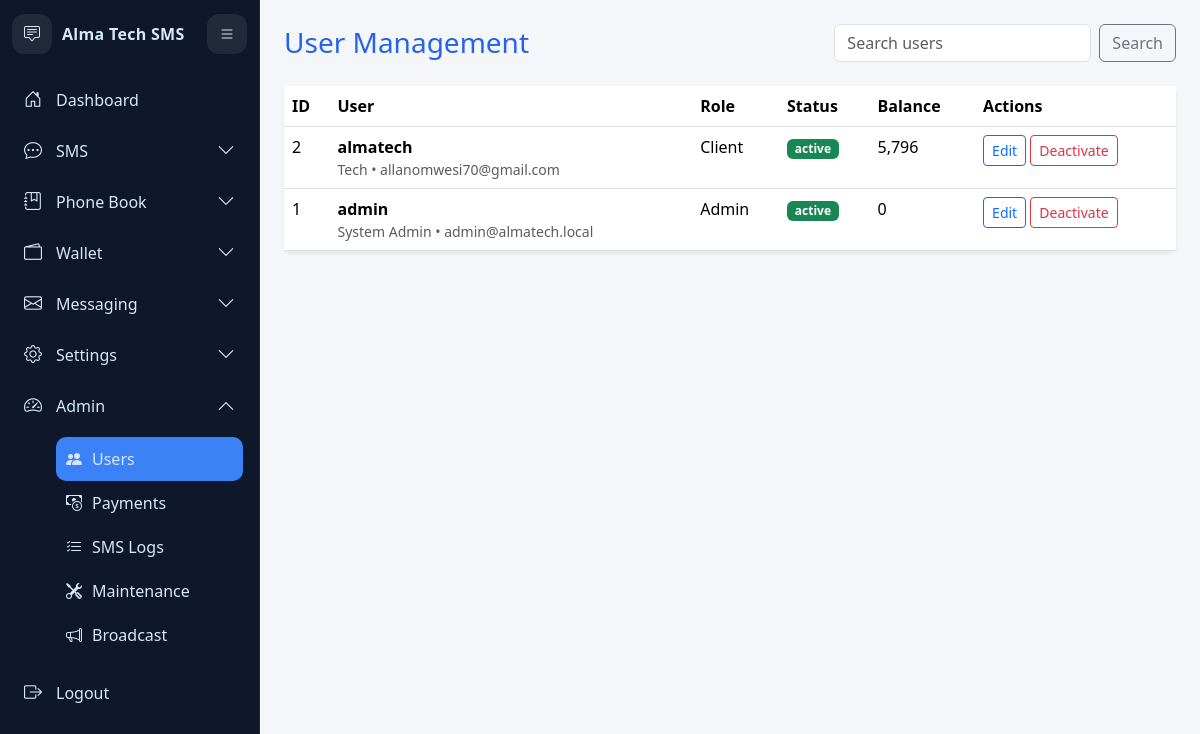
Page /modules/admin/users/index.php (signed in) on the committed database.
### tables this page shows
CREATE TABLE `users` (
  `id` bigint(20) UNSIGNED NOT NULL,
  `username` varchar(60) NOT NULL,
  `password_hash` varchar(255) NOT NULL,
  `role_id` bigint(20) UNSIGNED DEFAULT NULL,
  `status` enum('active','inactive','suspended') NOT NULL DEFAULT 'active',
  `disabled_reason` varchar(255) DEFAULT NULL,
  `disabled_at` datetime DEFAULT NULL,
  `full_name` varchar(120) DEFAULT NULL,
  `business_name` varchar(120) DEFAULT NULL,
  `business_logo` varchar(255) DEFAULT NULL,
  `phone` varchar(30) DEFAULT NULL,
  `email` varchar(120) DEFAULT NULL,
  `address` varchar(160) DEFAULT NULL,
  `theme` varchar(50) NOT NULL DEFAULT 'theme_blue',
  `sms_balance` int(11) NOT NULL DEFAULT 0,
  `created_at` timestamp NOT NULL DEFAULT current_timestamp(),
  `updated_at` timestamp NULL DEFAULT NULL ON UPDATE current_timestamp(),
  `last_login_at` datetime DEFAULT NULL,
  `last_login_ip` varchar(45) DEFAULT NULL
);

### includes/helpers.php (called while the page is built, shortened)
<?php
if (!function_exists('e')) {
    function e(?string $value): string
    {
        return htmlspecialchars((string)$value, ENT_QUOTES, 'UTF-8');
    }
}

### modules/admin/users/index.php (the view, shortened to what this page needs)
<?php
require_once __DIR__ . '/../../../includes/bootstrap.php';
$q = trim((string)($_GET['q'] ?? ''));
if ($q !== '') {
    $like = '%' . $q . '%';
    $stmt = $db->prepare('SELECT id, username, full_name, email, phone, role_id, status, sms_balance, created_at FROM users WHERE username LIKE ? OR full_name LIKE ? OR email LIKE ? ORDER BY id DESC LIMIT 300');
    $stmt->bind_param('sss', $like, $like, $like);
} else {
    $stmt = $db->prepare('SELECT id, username, full_name, email, phone, role_id, status, sms_balance, created_at FROM users ORDER BY id DESC LIMIT 300');
}
$stmt->execute();
$users = $stmt->get_result()->fetch_all(MYSQLI_ASSOC);
$theme = $_SESSION['user']['theme'] ?? DEFAULT_THEME;
$themePath = 'assets/css/themes/' . $theme . '.css';
?>
<!doctype html>
<html lang="en">
<head>
  <link href="https://cdn.jsdelivr.net/npm/bootstrap@5.3.3/dist/css/bootstrap.min.css" rel="stylesheet">
  <link href="https://cdn.jsdelivr.net/npm/bootstrap-icons@1.11.3/font/bootstrap-icons.min.css" rel="stylesheet">
  <link rel="stylesheet" href="<?= BASE_URL ?>assets/css/app.css">
  <link rel="stylesheet" href="<?= BASE_URL . e($themePath) ?>">
</head>
<body>
<?php include BASE_PATH . 'templates/sidebar.php'; ?>
<div class="app-shell">
  <div class="container-fluid p-4">
    <div class="d-flex justify-content-between align-items-center mb-4">
      <h1 class="h3 mb-0">User Management</h1>
      <form class="d-flex" method="get">
        <input class="form-control me-2" name="q" value="<?= e($q) ?>" placeholder="Search users">
        <button class="btn btn-outline-secondary">Search</button>
      </form>
    </div>
    <div class="card border-0 shadow-sm">
      <div class="table-responsive">
        <table class="table table-hover mb-0">
          <thead><tr><th>ID</th><th>User</th><th>Role</th><th>Status</th><th>Balance</th><th>Actions</th></tr></thead>
          <tbody>
          <?php foreach ($users as $u): ?>
            <tr>
              <td><?= (int)$u['id'] ?></td>
              <td>
                <strong><?= e((string)$u['username']) ?></strong>
                <div class="small text-muted"><?= e((string)($u['full_name'] ?? '')) ?><?= $u['email'] ? ' • ' . e((string)$u['email']) : '' ?></div>
              </td>
              <td><?= (int)$u['role_id'] === 1 ? 'Admin' : 'Client' ?></td>
              <td><span class="badge text-bg-<?= $u['status'] === 'active' ? 'success' : ($u['status'] === 'suspended' ? 'warning' : 'secondary') ?>"><?= e((string)$u['status']) ?></span></td>
              <td><?= number_format((int)$u['sms_balance']) ?></td>
              <td>
                <a class="btn btn-sm btn-outline-primary" href="<?= BASE_URL ?>modules/admin/users/edit.php?id=<?= (int)$u['id'] ?>">Edit</a>
                <?php if ($u['status'] === 'active'): ?>
                  <form method="post" action="<?= BASE_URL ?>modules/admin/users/deactivate.php" class="d-inline">
                    <button class="btn btn-sm btn-outline-danger">Deactivate</button>
                  </form>
                <?php endif; ?>
              </td>
            </tr>
          <?php endforeach; ?>
          </tbody>
        </table>
      </div>
    </div>
  </div>
</div>
</body>
</html>

### assets/css/app.css (style rules this page uses)
:root { --primary: #2563eb; --primary-light: #3b82f6; --sidebar-bg: #0f172a; --sidebar-hover: rgba(255,255,255,.08); --card-bg: #ffffff; --body-bg: #f4f6f9; --text-color: #1f2937; }
body { background: var(--body-bg); color: var(--text-color); }
.app-shell { padding-left:260px; transition:padding-left .2s ease; }

### assets/css/themes/theme_blue.css (style rules this page uses)
:root { --primary: #2563eb; --primary-light: #3b82f6; --sidebar-bg: #0f172a; --sidebar-hover: rgba(255,255,255,.08); --card-bg: #ffffff; --body-bg: #f4f6f9; --text-color: #d6e7ff; }
body { background: var(--body-bg); color: var(--text-color); }
.h3 { color: #2563eb; }

### rows in the picture
users: id "2", username "almatech", full_name "Tech", email "allanomwesi70@gmail.com", shows "Client", status "active", sms_balance "5,796"
users: id "1", username "admin", full_name "System Admin", email "admin@almatech.local", status "active", sms_balance "0"

### other values in the picture
$_SESSION['user']['business_name'] ?: 'AlmaTech SMS' "Alma Tech SMS"
$group['label'] "SMS"
$group['label'] "Phone Book"
$group['label'] "Wallet"
$group['label'] "Messaging"
$group['label'] "Settings"
$group['label'] "Admin"
$it['label'] "Users"
$it['label'] "Payments"
$it['label'] "SMS Logs"
$it['label'] "Maintenance"
$it['label'] "Broadcast"
